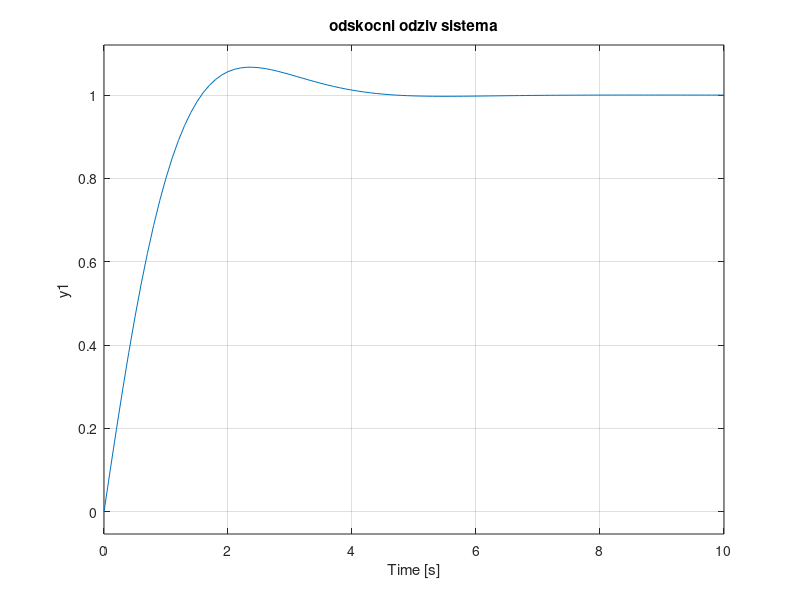

Recreate this plot in MATLAB. (Note: this script raises an error after producing the figure.)
close all
clear
clc

diary on
%% zadatak 1 G(s)=(s+2)/(s^2+2s+2) odskocni odziv - preskok, vreme uspona i smirenja

s = tf('s');
G =(s+2)/(s^2+2*s+2);

figure('Name','zadatak 1','NumberTitle','off')
step(G,10);
grid on
title('odskocni odziv sistema')

Info = stepinfo(G);%pozivanje Info.Overshoot, Info.RiseTime i Info.SettlingTime

%% zadatak 2 G(s)=1/(s*(s+2))

G1 = 1/(s*(s+2));

t = 0:0.01:30;
for i = 1:length(t)
    u(i) = 0;
    if (t(i)>=5)&(t(i)<10)
        u(i) = 1;
    end
    if (t(i)>=15)&(t(i)<20)
        u(i) = -2;
    end
    if (t(i)>=20)&(t(i)<25)
        u(i) = 1;
    end
end
y = lsim(G1,u,t);

figure('Name','zadatak 2','NumberTitle','off')
plot(t,u,'b'); hold on;
plot(t,y,'r'); hold off;
ylim ([-3 3])
grid on
legend('in(t)','out(t)', 'Location', 'southwest')
title('odziv sistema')

%% zadatak 3 
%W(s) = Y(s)/E(s)
%G(s) = Y(s)/R(s) = W(s)/(1+W(s))
%Ge(s) = E(s)/R(s) = E(s)/Y(s) * Y(S)/R(s) = 1/(1+W(s))

W = (1-s)/(s*(s+2));
G3 = W/(1+W);
G3e = 1/(1+W);

figure('Name','zadatak 3','NumberTitle','off')
step(W,10,'b'); hold on;
step(G3,10, 'r');
step(G3e,10, 'g'); hold off
legend('H(s)','G(s)','Ge(s)', 'Location', 'northwest')
grid on
title('odskocni odzivi sistema')


%% zadatak 4

G41 = tf([8.5],[1 6 14.25 16.5 8.5]);
G42 = tf([2020],[1 44 569 1816 2020]);

p1 = pole(G41);
p2 = pole(G42);

figure('Name','zadatak 4 - polovi','NumberTitle','off')
plot(p1,'*','DisplayName','p1'); hold on;
plot(p2,'*','DisplayName','p2'); hold off;
xlim([-21 0])
legend(); grid on;
title('polovi')

%ovde na osnovu slike možemo da zaklju?imo koji su polovi dominantni

s = tf('s');
G41_aprox = 1/((s-p1(3))*(s-p1(4))); 
G42_aprox = 1/((s-p2(3))*(s-p2(4)));


figure('Name','zadatak 4 - G1','NumberTitle','off')
step(G41); hold on;
step(G41_aprox); hold off;
legend('G1(s)', 'G1_aprox(s)', 'Location', 'southeast');
title('odskocni odziv sistema')

figure('Name','zadatak 4 - G2','NumberTitle','off')
step(G42); hold on;
step(G42_aprox); hold off;
legend('G2(s)', 'G2_aprox(s)', 'Location', 'northwest');
title('odskocni odziv sistema')

Info41 = stepinfo(G41)
Info41_aprox = stepinfo(G41_aprox)
Info42 = stepinfo(G41)
Info42_aprox = stepinfo(G41_aprox)

% dTr1 = Info41.RiseTime-Info41_aprox.RiseTime
% dTr2 = Info41.RiseTime-Info41_aprox.RiseTime
% 
% dTs1 = Info41.SettlingTime-Info41_aprox.SettlingTime
% dTs2 = Info42.SettlingTime-Info42_aprox.SettlingTime
% 
% dP1 = Info41.Overshoot-Info41_aprox.Overshoot
% dP2 = Info42.Overshoot-Info42_aprox.Overshoot

%% zadatak 5

W5 = 10^4/((s+0.1)*(s+1)*(s^2+200*s+10025));

figure('Name','zadatak 5 - bode','NumberTitle','off')

[mag,phase,wout]=bode(W5);
mag = squeeze(mag);
phase = squeeze(phase);

w1 = interp1(20*log10(mag),wout,1);

[temp,ph1]=bode(W5,w1);
fazni_preskok = 180 + ph1

wpi = interp1(phase,wout,-180);
[temp,phpi]=bode(W5,wpi);
d = 1/phpi

subplot(2,1,1)
semilogx(wout, 20*log10(mag), w1, 1, 'r+'); grid on;
ylabel('Magnitude(dB)');
legend('20*log10(A)','w1', 'Location', 'southwest')


subplot(2,1,2)
semilogx(wout, phase, wpi, -180, 'r+'); grid on;
xlabel('Frequency (rad/s)');
ylabel('Phase (deg)')
legend('phase','wpi', 'Location', 'southwest')
suptitle('Bodeove karakteristike')

diary off
